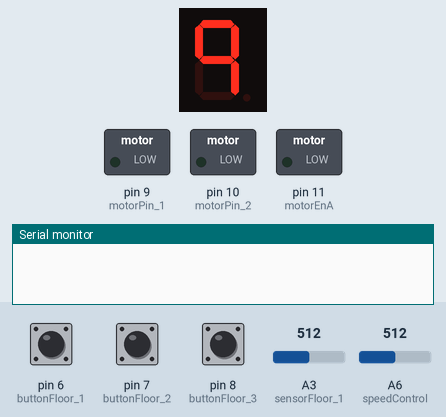
Simulated run of this sketch. Board: Arduino Nano, built with avr-gcc and run on an emulated ATmega328P. Parts: 1-digit seven-segment display, switched loads named in the sketch (green lamp = pin HIGH), the last lines printed to the serial monitor. Wiring (inferred from the names in the program): 1-digit 7-segment display, segments lit when HIGH: segments A0, A1, A2, pin 2, pin 3, pin 4, pin 12, pin 13. The test bench sets the inputs (shaded band); at power-on: A3 (sensorFloor_1) = 512, pin 6 (buttonFloor_1) LOW, pin 7 (buttonFloor_2) LOW, pin 8 (buttonFloor_3) LOW, A6 (speedControl) = 512. The segment pins are drawn as the display they are named for; pins used as bus, display or sensor lines are not drawn.

Above: at 3.6 s.
At 7.8 s:
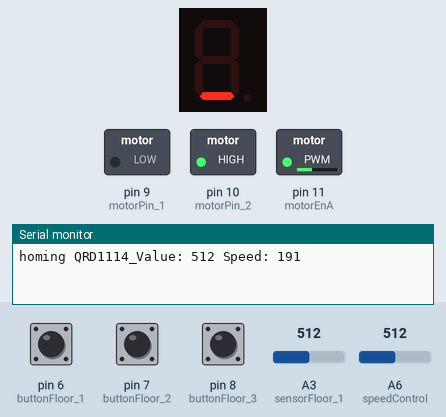
8.2 s: A3 (sensorFloor_1) set to 214
At 8.4 s:
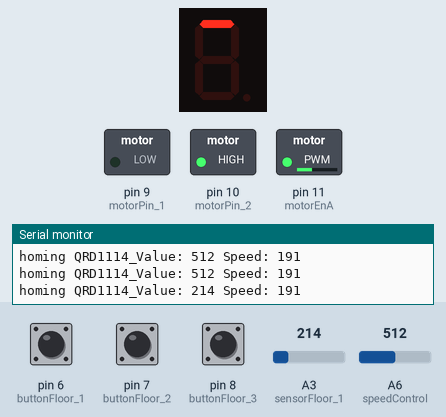
9.7 s: A3 (sensorFloor_1) set to 182
At 10.1 s:
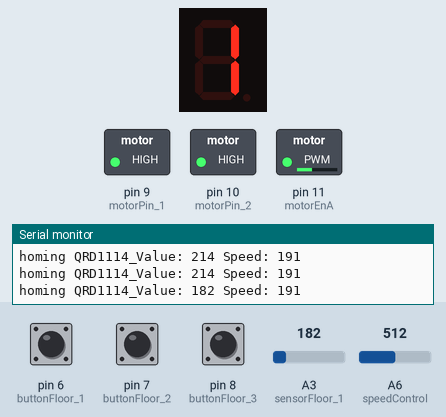
Timing chart, 0 to 12.7 s (numbered marks = the images above; inputs shaded):
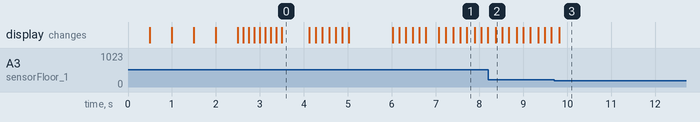

Measured:
- the behaviour switches between 200 and 199 on A3 (sensorFloor_1) (found by bisection; images 2 and 3)
- after the input at 9.7 s, pin 9 (motorPin_1): LOW → HIGH after 0.11 s; the display: changes after 0.11 s (image 3)
- what the display in image 0 shows lasts 0.6 s, from 3.5 s to 4.1 s

The sketch:

elevador-QRD-1114.ino
```cpp
/******************************************************************************
elevador-QRD-1114.ino
Main program to control a elevator's model
Wilmer Gaona @ Marymount School Cuernavaca
June 12, 2019

Connect a QRD1114, 330 resistor and 10k resistor as follows:

QRD1114 Pin ---- Arduino ---- Resistors
    1              A0      10k Pull-up to 5V
    2              GND
    3                      220 Resistor to 5V
    4              GND

As an object comes closer to the QRD1114, the voltage on A0 should go down.
*******************************************************************************/

#include "display7Seg-QRD-1114.h"
#include "motor-QRD-1114.h"

const int sensorFloor_1 = A3;
const int sensorFloor_2 = A4;
const int sensorFloor_3 = A5;

const int buttonFloor_1 = 6;
const int buttonFloor_2 = 7;
const int buttonFloor_3 = 8;

const int speedControl = A6;

// Speed is in percentage for the elevator ranging from 0 to 255
int speed = 0;


int actualFloor=0;

// Threshold value for detecting the elevator
int QRD1114_Threshold = 200;

void setup() {
  // Configure the pins for the 7 segments display
  for (int segment=0;segment<8;segment++){
    pinMode(display7Seg[segment], OUTPUT);
  }

  // Configure the pins for the buttons and sensors for the levels
  pinMode(buttonFloor_1,INPUT);
  pinMode(buttonFloor_2,INPUT);
  pinMode(buttonFloor_3,INPUT);
  pinMode(sensorFloor_1,INPUT);
  pinMode(sensorFloor_1,INPUT);
  pinMode(sensorFloor_1,INPUT);

  // Configure the pins for the motor
  pinMode(motorPin_1,OUTPUT);
  pinMode(motorPin_2,OUTPUT);
  pinMode(motorEnA,OUTPUT);

    // initialize serial communication at 9600 bits per second:
  Serial.begin(9600);

  // Show the initial signal for a working display
  initDisplay();

  // Initialize the elevator send it to the 1 floor
  homeElevator();


}

void loop() {
  speed = map(analogRead(speedControl),0,1023,75,255); // map the speed from 0-1023 to 200-255
  delay(10);

   if(digitalRead(buttonFloor_3) == HIGH && actualFloor!=3) {
      while(analogRead(sensorFloor_3) >= QRD1114_Threshold) {
        motorGoUp(speed);
      }
      motorBrake();
      actualFloor = 3;
      displayNumber(actualFloor);
   }
   else if(digitalRead(buttonFloor_1) == HIGH && actualFloor!=1) {
      while(analogRead(sensorFloor_1) >= QRD1114_Threshold){
        motorGoDown(speed);

      }
      motorBrake();
      actualFloor = 1;
      displayNumber(actualFloor);
   }
   else if(digitalRead(buttonFloor_2) == HIGH && actualFloor!=2) {
      if (actualFloor == 3) {
        while(analogRead(sensorFloor_2) >= QRD1114_Threshold){
          motorGoDown(speed);
        }
        motorBrake();
        actualFloor = 2;
        displayNumber(actualFloor);
      }
      else if (actualFloor == 1) {
        while(analogRead(sensorFloor_2) >= QRD1114_Threshold){
          motorGoUp(speed);
        }
        motorBrake();
        actualFloor = 2;
        displayNumber(actualFloor);
      }
   }
}

void homeElevator() {

  while(analogRead(sensorFloor_1) >= QRD1114_Threshold) {
    speed = map(analogRead(speedControl),0,1023,128,255); // map the speed from 0-1023 to 200-255
    motorGoDown(speed);
    Serial.print("homing QRD1114_Value: ");
    Serial.print(analogRead(sensorFloor_1));
    Serial.print(" Speed: ");
    Serial.println(speed);
    delay(10);
  }
  motorBrake();
  actualFloor = 1;
  displayNumber(actualFloor);
}
```

display7Seg-QRD-1114.h
```cpp
void displayOn();
void displayOff();
void countUp();
void directionPattern(int);
void flashingUp();
void flashingDown();

/* Define the outputs for the 7 segments display
A0 -> a-segment
A1 -> b-segment
A2 -> c-segment
D2 -> d-segment
D3 -> e-segment
D4 -> f-segment
D12 -> g-segment
D13 -> dp-segment
*/
const int display7Seg[] = {A0,A1,A2,2,3,4,12,13};

// Array multidimensional para mostrar los números
int  numArray[12][8] =
{
  { 1, 1, 1, 1, 1, 1, 0, 0 }, // 0
  { 0, 1, 1, 0, 0, 0, 0, 0 }, // 1
  { 1, 1, 0, 1, 1, 0, 1, 0 }, // 2
  { 1, 1, 1, 1, 0, 0, 1, 0 }, // 3
  { 0, 1, 1, 0, 0, 1, 1, 0 }, // 4
  { 1, 0, 1, 1, 0, 1, 1, 0 }, // 5
  { 1, 0, 1, 1, 1, 1, 1, 0 }, // 6
  { 1, 1, 1, 0, 0, 0, 0, 0 }, // 7
  { 1, 1, 1, 1, 1, 1, 1, 0 }, // 8
  { 1, 1, 1, 0, 0, 1, 1, 0 }, // 9
  { 1, 0, 1, 1, 0, 1, 1, 1 }, // Letter S
  { 1, 1, 1, 1, 1, 1, 1, 1 }, // Letter B

};


int symbolArray[3][8] =
{
  { 1, 0, 0, 0, 0, 0, 0, 0 }, // Upper dash
  { 0, 0, 0, 0, 0, 0, 1, 0 }, // Middle dash
  { 0, 0, 0, 1, 0, 0, 0, 0 }, // Bottom dash
};


// Turn ON and the OFF the display to show that it works
void initDisplay(){
    for (int n=0;n<2;n++) {
      // loop to turn leds ON
      displayOn();
      delay(500);

       // loop to turn leds OFF
      displayOff();
      delay(500);
    }

    // Do the counting from 0 to 9
    countUp();
    delay(500);

    // Show X times the direction pattern in both directions
    directionPattern(2);

    // Let the display be ready to start with the program
    displayOff();
}

void displayNumber(int number) {
  for (int segment=0;segment<8;segment++){
      digitalWrite(display7Seg[segment], numArray[number][segment]);
  }
}

void displaySymbol(int symbol) {
  for (int segment=0;segment<8;segment++){
      digitalWrite(display7Seg[segment], symbolArray[symbol][segment]);
  }
}

// Turn On the display
void displayOn() {
  for (int segment=0;segment<8;segment++){
      digitalWrite(display7Seg[segment],HIGH);
  }
}

// Turn Off the display
void displayOff() {
  for (int segment=0;segment<8;segment++){
      digitalWrite(display7Seg[segment],LOW);
  }
}

// Do a counting task from 0 to 9
void countUp(){
  // Go into each number of the matrix of numbers
  for (int number=0;number<10;number++){
    displayNumber(number);
    // Wait one second showing 0 befor continue with the counting
    if (number==0)
      delay(500);
    else
      delay(125);
  }
}

void directionPattern(int times){
    for(int i=0;i<times;i++) {
      flashingUp();
    }
    displayOff();
    delay(1000);
    for(int i=0;i<times;i++) {
      flashingDown();
    }
}

// Show a flashing pattern to signal the Up direction
void flashingUp(){
  for (int symbol=0;symbol<3;symbol++){
      displaySymbol(symbol);
      delay(150);
  }
}

// Show a flashing pattern to signal the Down direction
void flashingDown(){
  for (int symbol=2;symbol>=0;symbol--){
      displaySymbol(symbol);
      delay(150);
   }
}

// Overloaded function with the delay time as a paremeter
void flashingDown(int delayTime){
  for (int symbol=2;symbol>=0;symbol--){
      displaySymbol(symbol);
      delay(delayTime);
   }
}
```

motor-QRD-1114.h
```cpp
const int motorPin_1 = 9;
const int motorPin_2 = 10;
const int motorEnA = 11;

// Define one direction for the motor
void motorBrake(){
  digitalWrite(motorPin_1,HIGH);
  digitalWrite(motorPin_2,HIGH);
}

// Define one direction for the motor
void motorGoUp(int speed){
  analogWrite(motorEnA,speed);
  digitalWrite(motorPin_1,HIGH);
  digitalWrite(motorPin_2,LOW);
  flashingDown(); // Check a synchronization problem. I have to use the inverse pattern
  delay(20);
}

// Define one direction for the motor
void motorGoDown(int speed){
  analogWrite(motorEnA,speed*0.5);
  digitalWrite(motorPin_1,LOW);
  digitalWrite(motorPin_2,HIGH);
  flashingUp(); // Check a synchronization problem. I have to use the inverse pattern
  delay(20);
}
```
